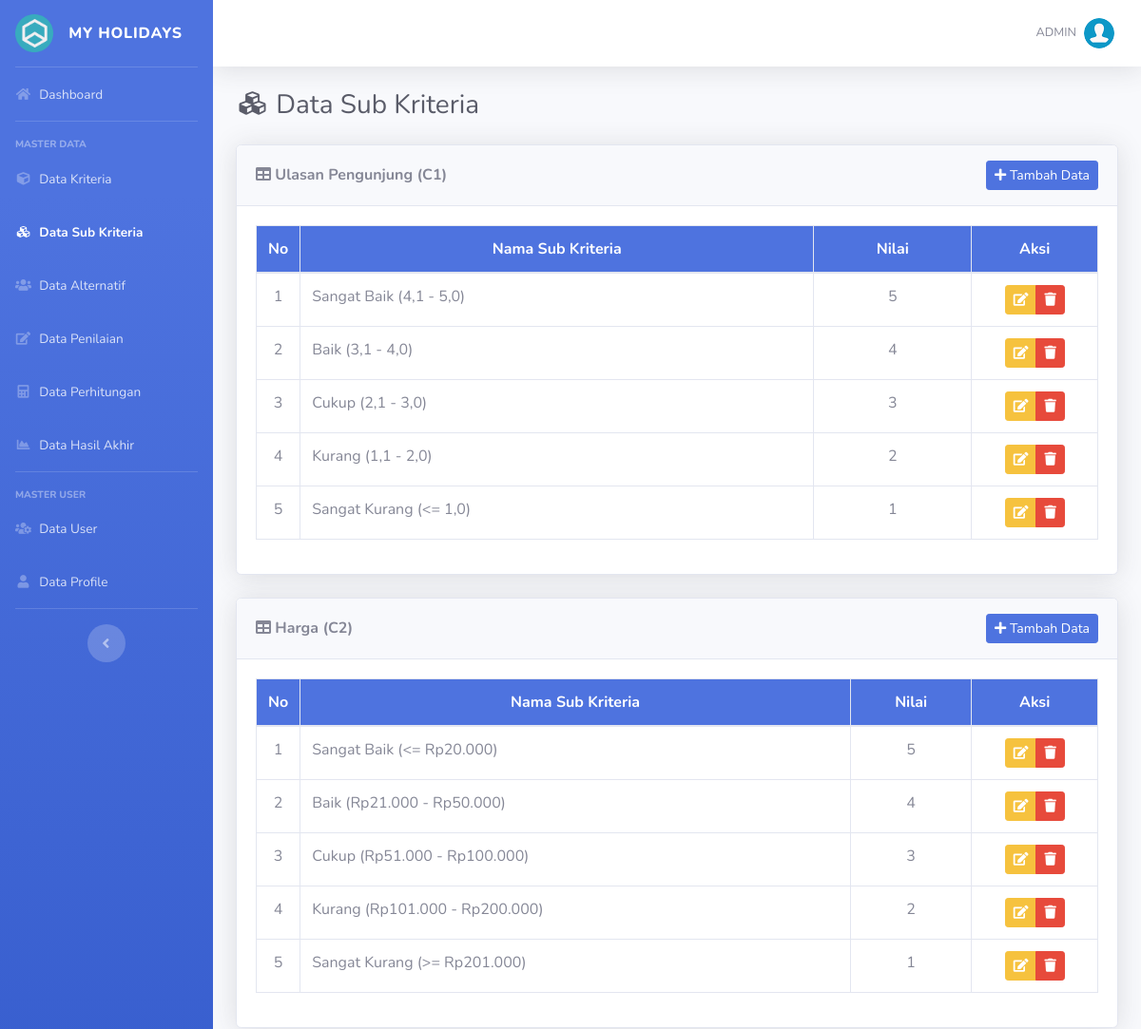
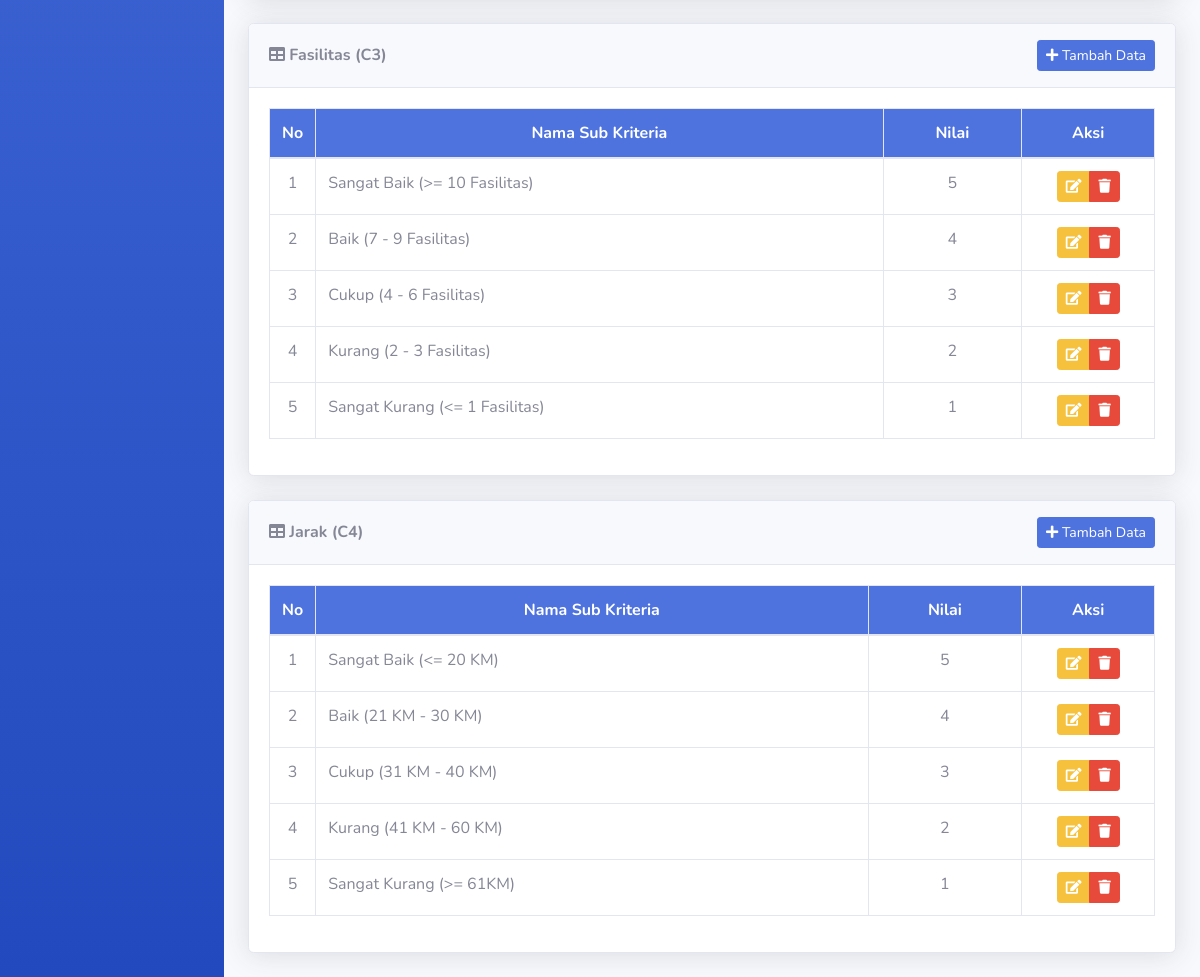
Page /list-sub-kriteria.php (signed in) on the committed database (2 pictures, top to bottom).
### tables this page shows
CREATE TABLE `kriteria` (
  `id_kriteria` int(11) NOT NULL,
  `kode_kriteria` varchar(10) NOT NULL,
  `nama` varchar(50) NOT NULL,
  `type` enum('Benefit','Cost') NOT NULL,
  `bobot` float NOT NULL,
  `ada_pilihan` tinyint(1) DEFAULT NULL
);

CREATE TABLE `sub_kriteria` (
  `id_sub_kriteria` int(11) NOT NULL,
  `id_kriteria` int(11) NOT NULL,
  `nama` varchar(50) NOT NULL,
  `nilai` float NOT NULL
);

### includes/functions.php (called while the page is built, shortened)
<?php
function get_role()
{
	if (isset($_SESSION['user_id']) && isset($_SESSION['role'])) {
		if ($_SESSION['role'] == '1') {
			return 'admin';
		} else {
			return 'user';
		}
	} else {
		return false;
	}
}

### list-sub-kriteria.php (the view, shortened to what this page needs)
<?php
require_once('includes/init.php');
$page = "Sub Kriteria";
require_once('template/header.php');
?>
<div class="d-sm-flex align-items-center justify-content-between mb-4">
    <h1 class="h3 mb-0 text-gray-800"><i class="fas fa-fw fa-cubes"></i> Data Sub Kriteria</h1>
</div>
<?php
$query = mysqli_query($koneksi,"SELECT * FROM kriteria WHERE ada_pilihan='1' ORDER BY kode_kriteria ASC");
$cek = mysqli_num_rows($query);
if($cek <= 0) {
?>
<div class="card shadow mb-4">
    <div class="card-header py-3">
        <h6 class="m-0 font-weight-bold"><i class="fa fa-table"></i> Daftar Data Sub Kriteria</h6>
    </div>
    <div class="card-body">
		<div class="alert alert-info">
			Cara penilaian pada kriteria berjenis input langsung semua.
		</div>
	</div>
</div>
<?php
}else{
	while($data = mysqli_fetch_array($query)){
?>
<div class="card shadow mb-4">
    <div class="card-header py-3">
        <div class="d-sm-flex align-items-center justify-content-between">
			<h6 class="m-0 font-weight-bold"><i class="fa fa-table"></i> <?= $data['nama']." (".$data['kode_kriteria'].")" ?></h6>
			<a href="#tambah<?= $data['id_kriteria']; ?>" data-toggle="modal" class="btn btn-sm btn-primary"> <i class="fa fa-plus"></i> Tambah Data </a>
		</div>
    </div>
    <div class="card-body">
		<div class="table-responsive">
			<table class="table table-bordered" width="100%" cellspacing="0">
				<thead class="bg-primary text-white">
					<tr align="center">
						<th width="5%">No</th>
						<th>Nama Sub Kriteria</th>
						<th>Nilai</th>
						<th width="15%">Aksi</th>
					</tr>
				</thead>
				<tbody>
					<?php
						$no=1;
						$id_kriteria = $data['id_kriteria'];
						$q = mysqli_query($koneksi,"SELECT * FROM sub_kriteria WHERE id_kriteria = '$id_kriteria' ORDER BY nilai DESC");
						while($d = mysqli_fetch_array($q)){
					?>
					<tr align="center">
						<td><?=$no ?></td>
						<td align="left"><?= $d['nama'] ?></td>
						<td><?= $d['nilai'] ?></td>
						<td>
							<div class="btn-group" role="group">
								<a data-toggle="modal" title="Edit Data" href="#editsk<?= $d['id_sub_kriteria'] ?>" class="btn btn-warning btn-sm"><i class="fa fa-edit"></i></a>
								<a  data-toggle="tooltip" data-placement="bottom" title="Hapus Data" href="hapus-sub-kriteria.php?id=<?php echo $d['id_sub_kriteria']; ?>" onclick="return confirm ('Apakah anda yakin untuk meghapus data ini')" class="btn btn-danger btn-sm"><i class="fa fa-trash"></i></a>
							</div>
						</td>
					</tr>
                <?php
					$no++;
					}
				?>
				</tbody>
			</table>
		</div>
	</div>
</div>
<?php
}
}
require_once('template/footer.php');
?>

### template/header.php (shortened to what this page needs)
<!DOCTYPE html>
<html lang="en">
<head>
  <link href="assets/vendor/fontawesome-free/css/all.min.css" rel="stylesheet" type="text/css">
  <link href="assets/css/sb-admin-2.min.css" rel="stylesheet">
  <link href="assets/vendor/datatables/dataTables.bootstrap4.min.css" rel="stylesheet">
</head>
<body id="page-top">
  <div id="wrapper">
    <ul class="navbar-nav bg-gradient-primary sidebar sidebar-dark accordion" id="accordionSidebar">
      <a class="sidebar-brand d-flex align-items-center justify-content-center" href="index.php">
        <img src="assets/img/logo1.png" alt="" width="40" me-2>
        <div class="sidebar-brand-text mx-3">My Holidays</div>
      </a>
      <hr class="sidebar-divider my-0">
      <li class="nav-item <?php if($page == "Dashboard"){echo "active";} ?>">
        <a class="nav-link" href="index.php">
          <i class="fas fa-fw fa-home"></i>
          <span>Dashboard</span></a>
      </li>
	  <?php
	  $user_role = get_role();
	  if($user_role == 'admin') {
	  ?>
      <hr class="sidebar-divider">
      <div class="sidebar-heading">
        Master Data
      </div>
	  <li class="nav-item <?php if($page == "Kriteria"){echo "active";} ?>">
        <a class="nav-link" href="list-kriteria.php">
          <i class="fas fa-fw fa-cube"></i>
          <span>Data Kriteria</span></a>
      </li>
	  <li class="nav-item <?php if($page == "Sub Kriteria"){echo "active";} ?>">
        <a class="nav-link" href="list-sub-kriteria.php">
          <i class="fas fa-fw fa-cubes"></i>
          <span>Data Sub Kriteria</span></a>
      </li>
	  <li class="nav-item <?php if($page == "Alternatif"){echo "active";} ?>">
        <a class="nav-link" href="list-alternatif.php">
          <i class="fas fa-fw fa-users"></i>
          <span>Data Alternatif</span></a>
      </li>
	  <li class="nav-item <?php if($page == "Penilaian"){echo "active";} ?>">
        <a class="nav-link" href="list-penilaian.php">
          <i class="fas fa-fw fa-edit"></i>
          <span>Data Penilaian</span></a>
      </li>
	  <li class="nav-item <?php if($page == "Perhitungan"){echo "active";} ?>">
        <a class="nav-link" href="perhitungan.php">
          <i class="fas fa-fw fa-calculator"></i>
          <span>Data Perhitungan</span></a>
      </li>
	  <li class="nav-item <?php if($page == "Hasil"){echo "active";} ?>">
        <a class="nav-link" href="hasil.php">
          <i class="fas fa-fw fa-chart-area"></i>
          <span>Data Hasil Akhir</span></a>
      </li>
      <hr class="sidebar-divider">
      <div class="sidebar-heading">
        Master User
      </div>
	  <li class="nav-item <?php if($page == "User"){echo "active";} ?>">
        <a class="nav-link" href="list-user.php">
          <i class="fas fa-fw fa-users-cog"></i>
          <span>Data User</span></a>
      </li>
	  <li class="nav-item <?php if($page == "Profile"){echo "active";} ?>">
        <a class="nav-link" href="list-profile.php">
          <i class="fas fa-fw fa-user"></i>
          <span>Data Profile</span></a>
      </li>
	  <?php
	  }
	  ?>
      <hr class="sidebar-divider d-none d-md-block">
      <div class="text-center d-none d-md-inline">
        <button class="rounded-circle border-0" id="sidebarToggle"></button>
      </div>
    </ul>
    <div id="content-wrapper" class="d-flex flex-column">
      <div id="content">
        <nav class="navbar navbar-expand navbar-light bg-white topbar mb-4 static-top shadow">
          <ul class="navbar-nav ml-auto">
            <li class="nav-item dropdown no-arrow">
              <a class="nav-link dropdown-toggle" href="#" id="userDropdown" role="button" data-toggle="dropdown" aria-haspopup="true" aria-expanded="false">
                <span class="text-uppercase mr-2 d-none d-lg-inline text-gray-600 small">
					<?php
					echo $_SESSION['username'];
					?>
				</span>
                <img class="img-profile rounded-circle" src="assets/img/user.png">
              </a>
            </li>
          </ul>
        </nav>
		<div class="container-fluid">

### template/footer.php (shortened to what this page needs)
</div>
</div>
</div>
</body>
</html>

### rows in the picture
kriteria: nama "Ulasan Pengunjung", kode_kriteria "C1"
sub_kriteria: nama "Sangat Baik (4,1 - 5,0)", nilai "5"
sub_kriteria: nama "Baik (3,1 - 4,0)", nilai "4"
sub_kriteria: nama "Cukup (2,1 - 3,0)", nilai "3"
sub_kriteria: nama "Kurang (1,1 - 2,0)", nilai "2"
sub_kriteria: nama "Sangat Kurang (<= 1,0)", nilai "1"
kriteria: nama "Harga", kode_kriteria "C2"
sub_kriteria: nama "Sangat Baik (<= Rp20.000)", nilai "5"
sub_kriteria: nama "Baik (Rp21.000 - Rp50.000)", nilai "4"
sub_kriteria: nama "Cukup (Rp51.000 - Rp100.000)", nilai "3"
sub_kriteria: nama "Kurang (Rp101.000 - Rp200.000)", nilai "2"
sub_kriteria: nama "Sangat Kurang (>= Rp201.000)", nilai "1"
kriteria: nama "Fasilitas", kode_kriteria "C3"
sub_kriteria: nama "Sangat Baik (>= 10 Fasilitas)", nilai "5"
sub_kriteria: nama "Baik (7 - 9 Fasilitas)", nilai "4"
sub_kriteria: nama "Cukup (4 - 6 Fasilitas)", nilai "3"
sub_kriteria: nama "Kurang (2 - 3 Fasilitas)", nilai "2"
sub_kriteria: nama "Sangat Kurang (<= 1 Fasilitas)", nilai "1"
kriteria: nama "Jarak", kode_kriteria "C4"
sub_kriteria: nama "Sangat Baik (<= 20 KM)", nilai "5"
sub_kriteria: nama "Baik (21 KM - 30 KM)", nilai "4"
sub_kriteria: nama "Cukup (31 KM - 40 KM)", nilai "3"
sub_kriteria: nama "Kurang (41 KM - 60 KM)", nilai "2"
sub_kriteria: nama "Sangat Kurang (>= 61KM)", nilai "1"

### other values in the picture
$_SESSION['username'] "ADMIN"
